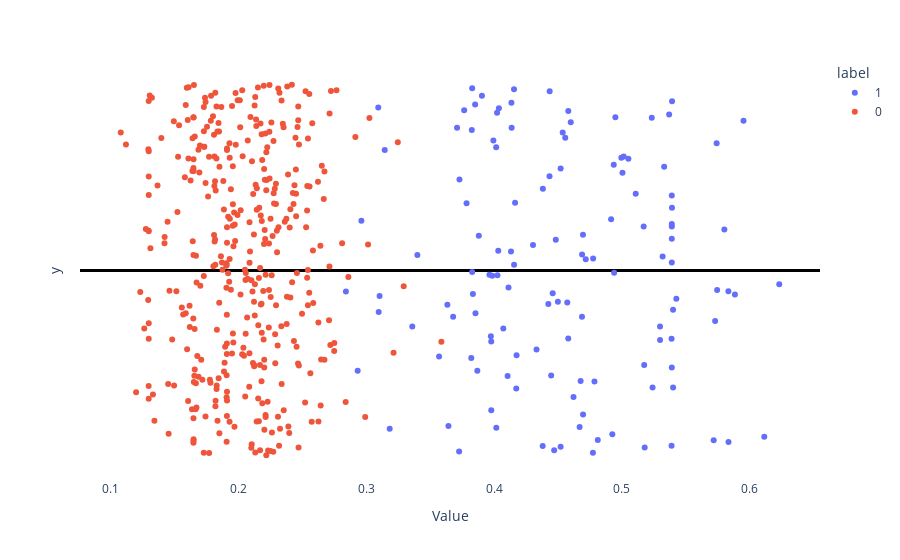

Notebook code for this chart:
### Markdown cell above
## Extra visualizations

### Code cell
# Visualize the projections

from lmdoctor import plot_utils, detection_utils
proj_pairs = detection_utils.act_pairs_to_projs_multiclass(doc.train_acts, doc.direction_info, len(doc.statement_pairs['train']))

layer = 27
proj_idx = 3
classes = [0,1,2,3]
projs_ = [proj_pairs[proj_idx, :, proj_idx, layer]]
classes.remove(proj_idx)
for cls in classes:
    projs_.append(proj_pairs[cls, :, proj_idx, layer])

plot_utils.plot_projs_on_numberline(*projs_)

### Figure 1 — Plotly figure (JSON) as saved in the notebook; plotly's stock layout.template omitted (floating-point values rounded to 4 significant figures; data arrays with more than 128 entries replaced by an {"elided": "..."} marker saying what was removed)
{"data": [{"hovertemplate": "label=1<br>Value=%{x}<br>y=%{y}<extra></extra>", "legendgroup": "1", "marker": {"color": "#636efa", "symbol": "circle"}, "mode": "markers", "name": "1", "orientation": "v", "showlegend": true, "type": "scatter", "x": [0.5388, 0.5833, 0.5833, 0.5718, 0.3994, 0.4938, 0.3784, 0.5174, 0.6113, 0.4434, 0.4423, 0.4163, 0.4331, 0.5392, 0.4948, 0.4676, 0.4016, 0.4772, 0.3963, 0.3143, 0.3828, 0.4536, 0.4446, 0.4155, 0.4135, 0.4173, 0.5318, 0.4105, 0.3977, 0.5744, 0.3974, 0.3854, 0.4381, 0.3765, 0.3399, 0.458, 0.5951, 0.452, 0.2961, 0.54, 0.3904, 0.4071, 0.4556, 0.3728, 0.4995, 0.3977, 0.4668, 0.4785, 0.4026, 0.3709, 0.4469, 0.5801, 0.5013, 0.3679, 0.3984, 0.4695, 0.5741, 0.4156, 0.4482, 0.4112, 0.4136, 0.3096, 0.4022, 0.4132, 0.4175, 0.3569, 0.3359, 0.3851, 0.3182, 0.517, 0.4599, 0.5388, 0.5233, 0.4716, 0.4304, 0.4017, 0.5391, 0.4915, 0.4687, 0.452, 0.3821, 0.4695, 0.3726, 0.539, 0.5729, 0.4433, 0.458, 0.3634, 0.4032, 0.3868, 0.539, 0.5239, 0.5107, 0.3825, 0.4572, 0.4037, 0.539, 0.438, 0.623, 0.5298, 0.4936, 0.3642, 0.4498, 0.539, 0.5004, 0.5425, 0.54, 0.5298, 0.388, 0.4811, 0.533, 0.5369, 0.4774, 0.539, 0.5884, 0.505, 0.4925, 0.4458, 0.539, 0.5178, 0.4688, 0.4621, 0.284, 0.3103, 0.3093, 0.2932, 0.3828, 0.3833], "xaxis": "x", "y": [-0.3687, -0.9247, -0.1129, -0.9148, 0.6998, -0.01315, 0.3616, -0.509, -0.8958, 0.9651, -0.1814, 0.364, -0.4254, 0.9109, 0.8243, -0.595, 0.6631, -0.9821, -0.02341, 0.6486, -0.009136, 0.7425, -0.5659, 0.9754, 0.9034, -0.6353, 0.07474, -0.5686, -0.753, -0.1058, -0.3545, -0.2301, 0.4402, 0.8621, 0.08336, 0.8589, 0.806, -0.9503, 0.2674, -0.6307, 0.9404, -0.3126, 0.7141, 0.49, 0.6065, -0.3829, -0.8433, -0.5977, -0.02607, 0.7688, -0.9679, 0.22, 0.6139, -0.2492, -0.02896, 0.1921, 0.6851, 0.03025, 0.1658, -0.09156, 0.7687, -0.2233, 0.8495, 0.1023, -0.4567, -0.4638, -0.3022, 0.8937, -0.8529, 0.2366, 0.798, -0.9442, 0.8227, 0.05971, 0.1368, -0.8479, 0.3378, 0.276, -0.2499, 0.5487, -0.4712, -0.7754, -0.9753, 0.2364, -0.2722, 0.5078, -0.3668, -0.1847, 0.1065, -0.5409, 0.04214, -0.6304, 0.4123, 0.7565, -0.1722, 0.8735, 0.2494, -0.9458, -0.07498, -0.3014, 0.5689, -0.8378, -0.169, 0.1704, 0.5259, -0.1523, -0.2115, -0.3749, 0.1866, -0.9134, 0.558, 0.8394, 0.06477, 0.4037, -0.1304, 0.6016, -0.8822, -0.1234, -0.5226, -0.9536, 0.08574, -0.6811, -0.1141, -0.1377, 0.8774, -0.5403, 0.9809, -0.1266], "yaxis": "y"}, {"hovertemplate": "label=0<br>Value=%{x}<br>y=%{y}<extra></extra>", "legendgroup": "0", "marker": {"color": "#EF553B", "symbol": "circle"}, "mode": "markers", "name": "0", "orientation": "v", "showlegend": true, "type": "scatter", "x": {"elided": "384 float values"}, "xaxis": "x", "y": {"elided": "384 float values"}, "yaxis": "y"}], "layout": {"autosize": true, "legend": {"title": {"text": "label"}, "tracegroupgap": 0}, "margin": {"t": 60}, "plot_bgcolor": "white", "xaxis": {"anchor": "y", "autorange": true, "domain": [0, 1], "range": [0.07629, 0.6546], "showgrid": false, "title": {"text": "Value"}, "type": "linear"}, "yaxis": {"anchor": "x", "autorange": true, "domain": [0, 1], "range": [-1.285, 1.29], "showgrid": false, "showticklabels": false, "title": {"text": "y"}, "type": "linear", "zeroline": true, "zerolinecolor": "black", "zerolinewidth": 3}}}
